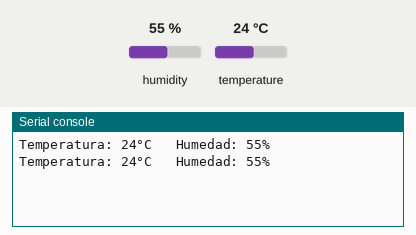
Simulated run of this program. Board: ESP32 board running MicroPython. On the bench: the last lines printed to the serial console. The test bench sets the inputs (shaded band); at power-on: humidity 55 %, temperature 24 °C.

Above: at 1.2 s.
1.3 s: humidity set to 22 %
At 2.5 s:
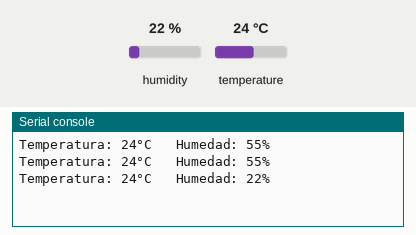
2.8 s: temperature set to 12 °C
At 3.9 s:
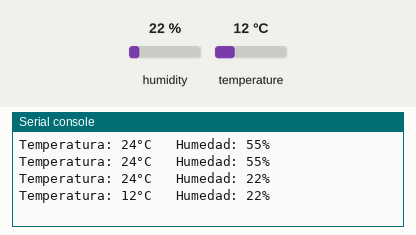
4.3 s: humidity set to 40 %
At 6.0 s:
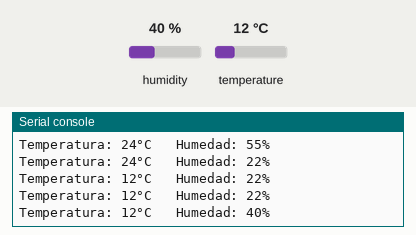
Timing chart, 0 to 7.5 s (numbered marks = the images above; inputs shaded):
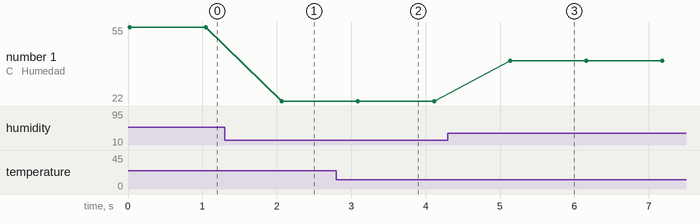

Measured:
- after the input at 1.3 s, the serial console: prints a new line after 0.77 s (image 1)
- after the input at 2.8 s, the serial console: prints a new line after 0.29 s (image 2)
- after the input at 4.3 s, the serial console: prints a new line after 0.84 s (image 3)
- plotted number 1: 55 → 22 after the input at 1.3 s, 22 → 40 after the input at 4.3 s

The program:

DHT11.py
```python
### microproyecto 4 sensor de temperatura y humedad; R
import dht              ### tambien hay una libreria de el componente
from machine import Pin ### siempre vamos a usar este para los pines
import time             ### en este caso vamos a necesitar esto para medir import
                        ### intervalos y que no se sature de informacion

### inicializamos el sensor DHT11 desde el pin 15
sensor = dht.DHT11(Pin(15))

while True:     ### declaramos un bucle
    try:        ### sentencia para el manejo de errores en algun proceso de
                ### el bloque de codigo que se este ejecutando try-except-finaly
        sensor.measure()    ### se toma una lectura del sensor

        temp = sensor.temperature() ###se obtiene temprarutra
        hum = sensor.humidity()     ###se obtiene humedad

        ### imprime los valores en °C y la humedad en %
        print("Temperatura: {}°C   Humedad: {}%".format(temp, hum))

    ### si es que no esta bien conectado, se mandara el mensaje
    except OSError as e:
        print("Error al leer el sensor, conectalo bien!:", e)

    ### se ahce un tiempo de espera de 2 seg para la siguiente lectura
    time.sleep(1)
```
